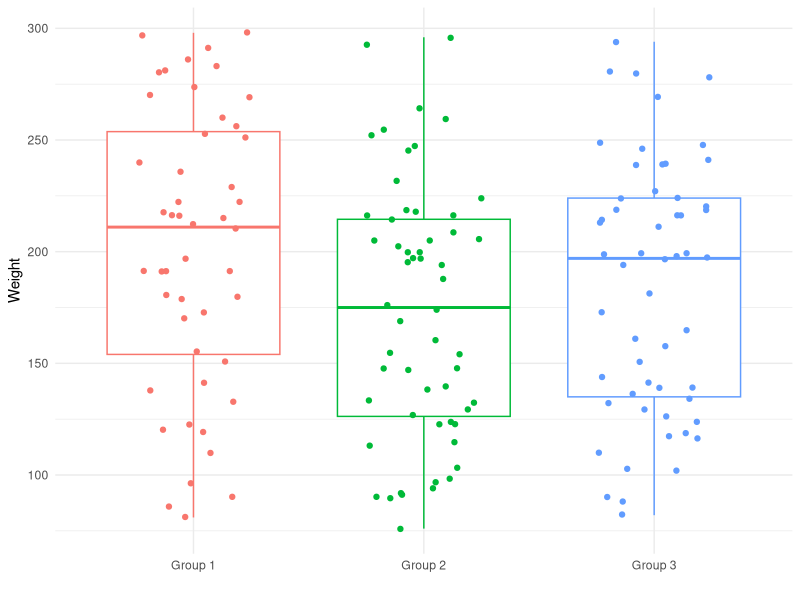

Recreate this plot in R.
## ---- chunk 1
library(tidyverse)
library(bookdown)
## ---- chunk 2
# read in some example data
df <- read_csv("example-data-1.csv")

# display the table, splitting the 99 rows into 3 cols wide
tmp <- cbind(df[1:33,], rep('|', 33), 
             df[34:66,], rep('|', 33), 
             df[67:99,])
names(tmp) <- c('ID', 'class', 'wt', '|', 'ID', 'class', 'wt', 
                '|', 'ID', 'class', 'wt')
knitr::kable(tmp, format = 'latex', booktabs = TRUE, 
             caption = "Original subject data")
## ---- chunk 3
# read in some more data
df2 <- read_csv("example-data-2.csv")

# display the table, splitting the 99 rows into 3 cols wide
tmp <- cbind(df2[1:20,], rep('|', 20), 
             df2[21:40,], rep('|', 20), 
             df2[41:60,])
names(tmp) <- c('ID', 'class', 'wt', '|', 'ID', 'class', 'wt', 
                '|', 'ID', 'class', 'wt')
knitr::kable(tmp, format = 'latex', booktabs = TRUE, 
             caption = "New subject data")
## ---- chunk 4
final_data <- rbind(df, df2)
## ---- chunk 5
final_data %>% 
  ggplot(aes(x = class, y = wt, color = class)) +
  geom_boxplot() +
  geom_jitter(width = 0.25) + 
  xlab("") +
  ylab("Weight") + 
  theme_minimal() +
  theme(legend.position = "none")
